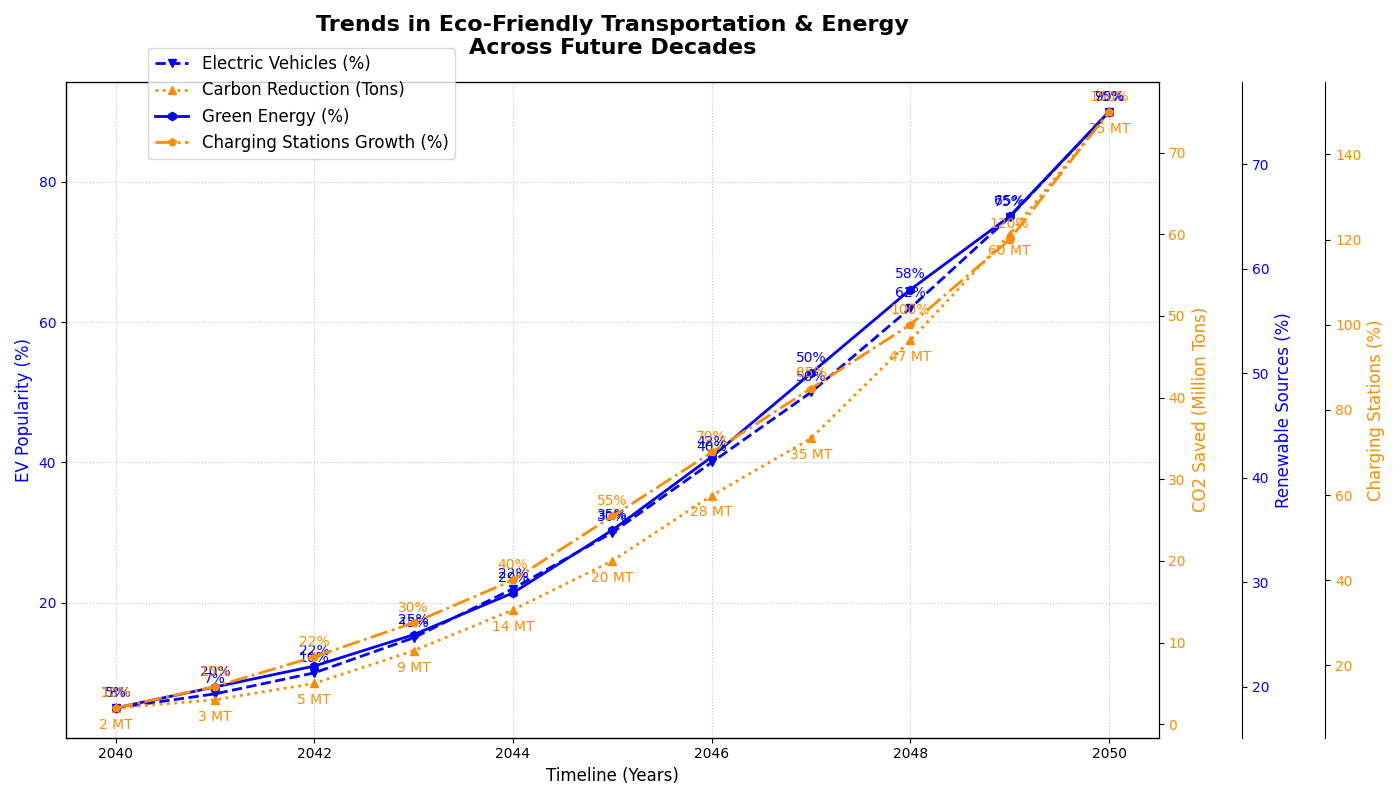

This figure's Python source:
import matplotlib.pyplot as plt
import numpy as np

years = np.arange(2040, 2051)
ev_adoption_rates = np.array([5, 7, 10, 15, 22, 30, 40, 50, 62, 75, 90])
co2_reduction = np.array([2, 3, 5, 9, 14, 20, 28, 35, 47, 60, 75])
renewable_energy_share = np.array([18, 20, 22, 25, 29, 35, 42, 50, 58, 65, 75])
charging_stations_growth = np.array([10, 15, 22, 30, 40, 55, 70, 85, 100, 120, 150])

fig, ax1 = plt.subplots(figsize=(14, 8))

primary_color = 'blue'
secondary_color = 'darkorange'

ax1.plot(years, ev_adoption_rates, 'v--', linewidth=2, color=primary_color, label='Electric Vehicles (%)')
ax1.set_xlabel('Timeline (Years)', fontsize=12)
ax1.set_ylabel('EV Popularity (%)', fontsize=12, color=primary_color)
ax1.tick_params(axis='y', labelcolor=primary_color)

for i, rate in enumerate(ev_adoption_rates):
    ax1.annotate(f'{rate}%', (years[i], ev_adoption_rates[i]), textcoords="offset points", xytext=(0, 8), ha='center', fontsize=10, color=primary_color)

ax2 = ax1.twinx()
ax2.plot(years, co2_reduction, '^:', linewidth=2, color=secondary_color, label='Carbon Reduction (Tons)')
ax2.set_ylabel('CO2 Saved (Million Tons)', fontsize=12, color=secondary_color)
ax2.tick_params(axis='y', labelcolor=secondary_color)

for i, reduction in enumerate(co2_reduction):
    ax2.annotate(f'{reduction} MT', (years[i], co2_reduction[i]), textcoords="offset points", xytext=(0, -15), ha='center', fontsize=10, color=secondary_color)

ax3 = ax1.twinx()
ax3.spines['right'].set_position(('outward', 60))
ax3.plot(years, renewable_energy_share, 'h-', linewidth=2, color=primary_color, label='Green Energy (%)')
ax3.set_ylabel('Renewable Sources (%)', fontsize=12, color=primary_color)
ax3.tick_params(axis='y', labelcolor=primary_color)

for i, share in enumerate(renewable_energy_share):
    ax3.annotate(f'{share}%', (years[i], renewable_energy_share[i]), textcoords="offset points", xytext=(0, 8), ha='center', fontsize=10, color=primary_color)

ax4 = ax1.twinx()
ax4.spines['right'].set_position(('outward', 120))
ax4.plot(years, charging_stations_growth, 'p-.', linewidth=2, color=secondary_color, label='Charging Stations Growth (%)')
ax4.set_ylabel('Charging Stations (%)', fontsize=12, color=secondary_color)
ax4.tick_params(axis='y', labelcolor=secondary_color)

for i, growth in enumerate(charging_stations_growth):
    ax4.annotate(f'{growth}%', (years[i], charging_stations_growth[i]), textcoords="offset points", xytext=(0, 8), ha='center', fontsize=10, color=secondary_color)

plt.title('Trends in Eco-Friendly Transportation & Energy\nAcross Future Decades', fontsize=16, fontweight='bold', pad=20)
ax1.grid(True, linestyle=':', alpha=0.7)
fig.legend(loc='upper left', bbox_to_anchor=(0.1, 0.95), fontsize=12)
ax1.spines['top'].set_visible(False)
fig.tight_layout()
plt.show()
